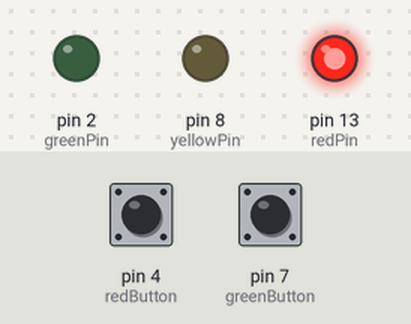
A sketch run on a simulated Arduino Uno, built with avr-gcc and run on an emulated ATmega328P. Shown: output pins drawn as LEDs (lit = HIGH). Inputs (shaded band) come from the test bench; at power-on: pin 4 (redButton) LOW, pin 7 (greenButton) LOW.

Above: at 1.2 s.
1.3 s: pin 4 (redButton) pulled HIGH for 3.2 s
At 1.8 s:
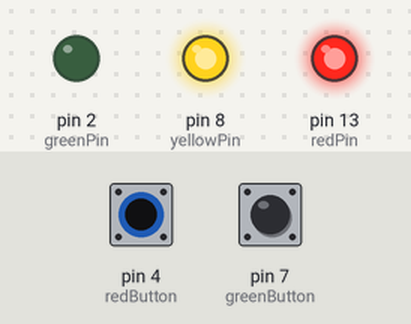
7.3 s: pin 7 (greenButton) pulled HIGH for 0.15 s
At 10.0 s:
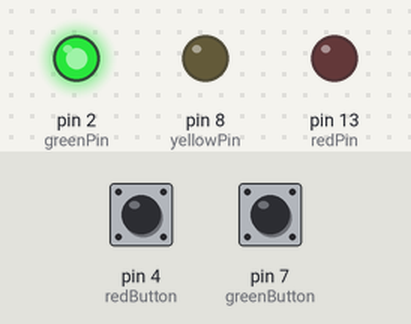
10.3 s: pin 4 (redButton) pulled HIGH for 0.15 s
At 11.1 s:
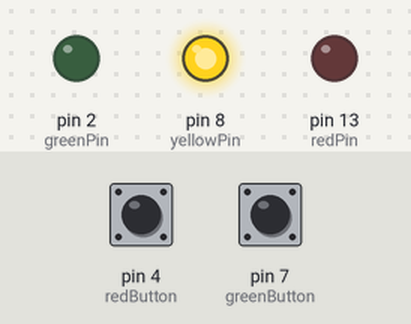
13.3 s: pin 7 (greenButton) pulled HIGH for 3.2 s
At 15.7 s:
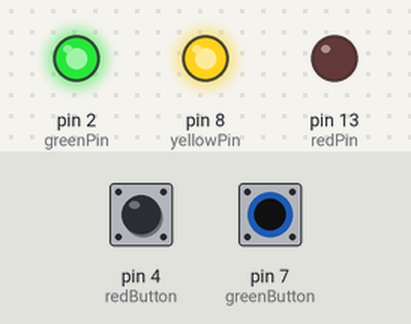
19.3 s: pin 4 (redButton) pulled HIGH for 1 s
At 20.3 s:
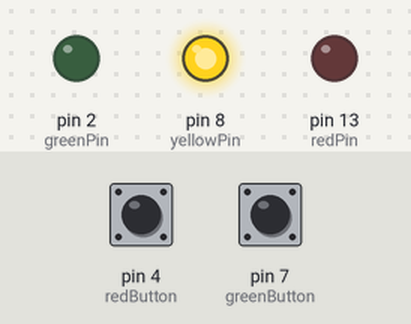
22.3 s: pin 7 (greenButton) pulled HIGH for 1 s
At 22.6 s:
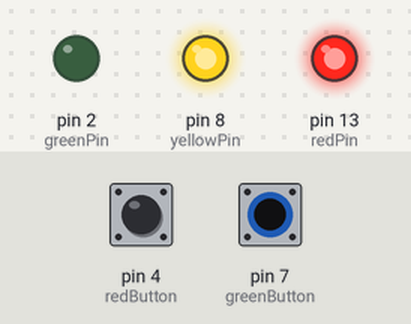
Timing chart, 0 to 25.3 s (numbered marks = the images above; inputs shaded):
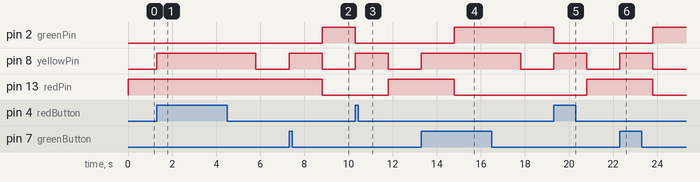

The sketch:

Lyskryds_m.knapper.ino
```cpp
int redPin = 13;
int yellowPin = 8;
int greenPin = 2;
int delayVal = 1000;
const int redButton = 4;
const int greenButton = 7;

int redButtonState = 0;
int greenButtonState = 0;

void setup(){
  pinMode(redPin, OUTPUT);
  pinMode(yellowPin, OUTPUT);
  pinMode(greenPin, OUTPUT);
  pinMode(redButton, INPUT);
  pinMode(greenButton, INPUT);
  digitalWrite(redPin, HIGH);
}

void loop(){

  redButtonState = digitalRead(redButton);
  greenButtonState = digitalRead(greenButton);

  if (redButtonState == HIGH) {
    toRed();
  }
  if (greenButtonState == HIGH) {
    toGreen();
  }else{}

}

void toGreen(){
  //digitalWrite(redPin, HIGH);
  //delay(delayVal*2);
  digitalWrite(yellowPin, HIGH);
  delay(delayVal*1.5);
  digitalWrite(redPin, LOW);
  digitalWrite(yellowPin, LOW);
  digitalWrite(greenPin, HIGH);
}

void toRed(){
  digitalWrite(greenPin, LOW);
  digitalWrite(yellowPin, HIGH);
  delay(delayVal*1.5);
  digitalWrite(yellowPin, LOW);
  digitalWrite(redPin, HIGH);
}
```

Measured:
- after the input at 1.3 s, pin 8 (yellowPin): LOW → HIGH at once, → LOW 4.5 s later
- after the input at 7.3 s, pin 2 (greenPin): LOW → HIGH after 1.5 s; pin 8 (yellowPin): LOW → HIGH at once, → LOW 1.5 s later; pin 13 (redPin): HIGH → LOW after 1.5 s
- after the input at 10.3 s, pin 2 (greenPin): HIGH → LOW at once; pin 8 (yellowPin): LOW → HIGH at once, → LOW 1.5 s later; pin 13 (redPin): LOW → HIGH after 1.5 s
- after the input at 13.3 s, pin 2 (greenPin): LOW → HIGH after 1.5 s; pin 8 (yellowPin): LOW → HIGH at once, → LOW 4.5 s later; pin 13 (redPin): HIGH → LOW after 1.5 s
- after the input at 19.3 s, pin 2 (greenPin): HIGH → LOW at once; pin 8 (yellowPin): LOW → HIGH at once, → LOW 1.5 s later; pin 13 (redPin): LOW → HIGH after 1.5 s
- after the input at 22.3 s, pin 2 (greenPin): LOW → HIGH after 1.5 s; pin 8 (yellowPin): LOW → HIGH at once, → LOW 1.5 s later; pin 13 (redPin): HIGH → LOW after 1.5 s
